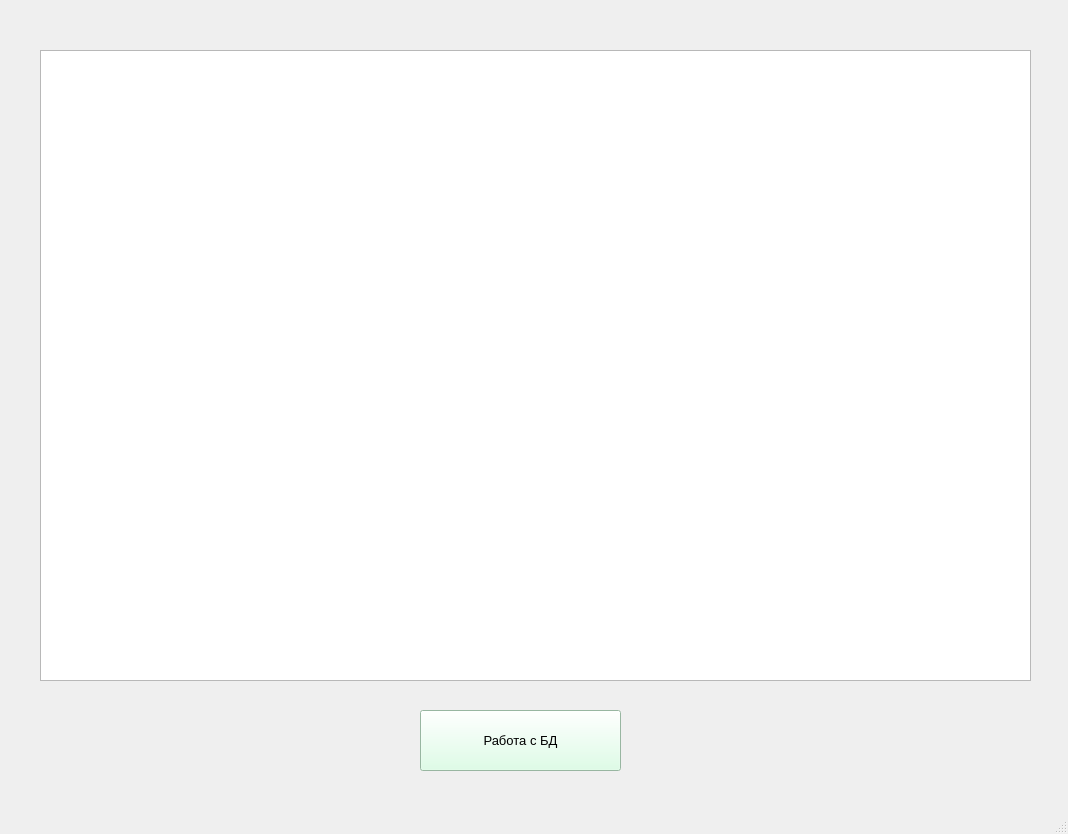
<?xml version="1.0" encoding="UTF-8"?>
<ui version="4.0">
 <class>MainWindow</class>
 <widget class="QMainWindow" name="MainWindow">
  <property name="geometry">
   <rect>
    <x>0</x>
    <y>0</y>
    <width>1068</width>
    <height>834</height>
   </rect>
  </property>
  <property name="windowTitle">
   <string>MainWindow</string>
  </property>
  <widget class="QWidget" name="centralwidget">
   <widget class="QTableWidget" name="tableWidget">
    <property name="geometry">
     <rect>
      <x>40</x>
      <y>50</y>
      <width>991</width>
      <height>631</height>
     </rect>
    </property>
   </widget>
   <widget class="QPushButton" name="pushButton">
    <property name="geometry">
     <rect>
      <x>420</x>
      <y>710</y>
      <width>201</width>
      <height>61</height>
     </rect>
    </property>
    <property name="font">
     <font>
      <pointsize>10</pointsize>
     </font>
    </property>
    <property name="cursor">
     <cursorShape>OpenHandCursor</cursorShape>
    </property>
    <property name="styleSheet">
     <string notr="true">background-color: rgb(213, 255, 225);</string>
    </property>
    <property name="text">
     <string>Работа с БД</string>
    </property>
   </widget>
  </widget>
  <widget class="QMenuBar" name="menubar">
   <property name="geometry">
    <rect>
     <x>0</x>
     <y>0</y>
     <width>1068</width>
     <height>21</height>
    </rect>
   </property>
  </widget>
  <widget class="QStatusBar" name="statusbar"/>
 </widget>
 <resources/>
 <connections/>
</ui>
